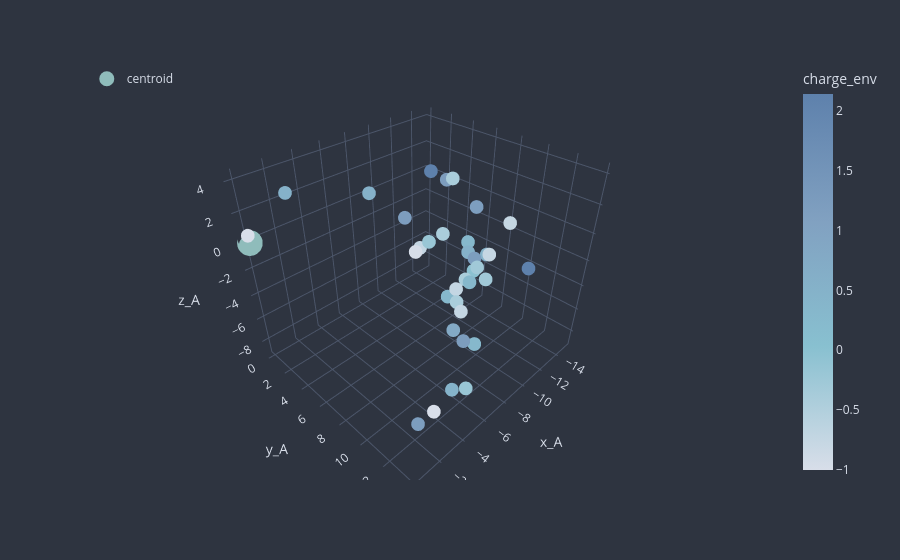

Notebook code cell kept with this figure:
### Markdown cell above
Now that we have generated a "nanopocket" for a given smiles and its data is saved, we can visualize the generated protein binding pocket with the following cell / module.

### Code cell
from nano_maker.pocketwatcher import PocketWatcher

visualizer = PocketWatcher(naanoeng_config=naanoeng_config, pocket_config=pocketwatcher_config)
visualizer.ingest_file(pocket_filepath="test_drug")
visualizer.visualize_pocket(identifier="charge_env")
# the identifier parameter allows users to distinguish the pocket's amino acids from each other either by plain cosmetic or by their biochemical properties. These are actually "summaries" of many features from the feature vectors engineered for NAAnoBot.

# purely cosmetic identifier settings
# [1] 'skeleton' -> just shows amino acids as white
# [2] 'color_code' -> color codes amino acids
# biochemical property identifier settings
# [3] 'charge_env' -> summary metric of AA's electrical environment, greater = polar
# [4] 'hydrophobicity' -> greater = hydrophobic, lower = hydrophilic
# [5] 'net_flex' -> composite metric of AA's flexibility, greater = more freedom, lower = restricted
# [6] 'net_steric' -> AA's size, weight, and exposed surface, greater = larger / more exposed

### Figure 1 — Plotly figure (JSON) as saved in the notebook; plotly's stock layout.template omitted (floating-point values rounded to 4 significant figures)
{"data": [{"customdata": [["R"], ["V"], ["N"], ["E"], ["Y"], ["P"], ["I"], ["N"], ["P"], ["T"], ["T"], ["W"], ["M"], ["C"], ["A"], ["S"], ["H"], ["G"], ["C"], ["M"], ["N"], ["T"], ["D"], ["A"], ["A"], ["S"], ["R"], ["A"], ["Y"], ["L"], ["M"], ["S"], ["D"], ["D"], ["F"]], "hovertemplate": "x_A=%{x}<br>y_A=%{y}<br>z_A=%{z}<br>ID=%{customdata[0]}<br>charge_env=%{marker.color}<extra></extra>", "legendgroup": "", "marker": {"color": [2.14, -0.76, 1.18, 0.31, -0.18, 0.46, -1.0, 1.18, 0.46, 0.32, 0.32, -0.77, -0.74, -0.29, -0.41, 1.2, 0.82, 0.0, -0.29, -0.74, 1.18, 0.32, 0.55, -0.41, -0.41, 1.2, 2.14, -0.41, -0.18, -0.97, -0.74, 1.2, 0.55, 0.55, -1.0], "coloraxis": "coloraxis", "symbol": "circle"}, "mode": "markers", "name": "", "scene": "scene", "showlegend": false, "x": [-10.12, -12.71, -15.09, -14.33, -4.274, -12.26, -3.846, -2.716, -4.454, -6.964, -11.24, -10.63, -11.23, -8.884, -10.02, -5.412, -8.22, -10.22, -7.197, -8.132, -8.08, -7.583, -9.187, -7.584, -8.448, -10.02, -10.45, -9.21, -5.388, -4.391, -6.854, -6.892, -5.494, -1.379, 0.0257], "y": [13.05, 9.756, 5.16, 5.186, 13.71, 8.498, 11.76, 11.54, 12.58, 12.04, 6.066, 9.878, 6.85, 11.04, 7.966, 12.42, 9.298, 9.058, 11.62, 9.917, 10.71, 10.86, 9.343, 10.55, 8.523, 6.679, 4.941, 7.23, 9.697, 9.708, 7.57, 6.265, 4.801, 2.719, 0.0132], "z": [-0.4229, 0.1608, -1.341, -3.992, -5.265, -2.599, -8.551, -8.9, -6.423, -4.862, -6.982, -1.193, -5.85, -1.594, -5.715, -3.341, -6.3, -2.63, 0.3928, -4.296, 0.1225, -1.216, -0.5951, -1.176, 4.215, 3.005, 2.871, -0.2187, 1.982, 1.812, -0.0289, 1.465, 3.042, 3.784, 0.5176], "type": "scatter3d"}, {"marker": {"color": "#8fbcbb", "size": 15, "symbol": "circle"}, "mode": "markers", "name": "centroid", "x": [0.0], "y": [0.0], "z": [0.0], "type": "scatter3d"}], "layout": {"scene": {"domain": {"x": [0.0, 1.0], "y": [0.0, 1.0]}, "xaxis": {"title": {"text": "x_A"}, "gridcolor": "#4c566a", "zerolinecolor": "#4c566a", "backgroundcolor": "#2e3440", "color": "#d8dee9"}, "yaxis": {"title": {"text": "y_A"}, "gridcolor": "#4c566a", "zerolinecolor": "#4c566a", "backgroundcolor": "#2e3440", "color": "#d8dee9"}, "zaxis": {"title": {"text": "z_A"}, "gridcolor": "#4c566a", "zerolinecolor": "#4c566a", "backgroundcolor": "#2e3440", "color": "#d8dee9"}, "bgcolor": "#2e3440"}, "coloraxis": {"colorbar": {"title": {"text": "charge_env", "font": {"color": "#d8dee9"}}, "tickfont": {"color": "#d8dee9"}, "x": 1.05, "xanchor": "left"}, "colorscale": [[0.0, "#d8dee9"], [0.33, "#88c0d0"], [0.66, "#81a1c1"], [1.0, "#5e81ac"]], "autocolorscale": false}, "legend": {"tracegroupgap": 0, "font": {"size": 12, "color": "#d8dee9"}, "title": {"font": {"color": "#d8dee9"}}, "x": 0.01, "y": 0.99, "xanchor": "left", "yanchor": "top"}, "margin": {"t": 60}, "paper_bgcolor": "#2e3440"}}
